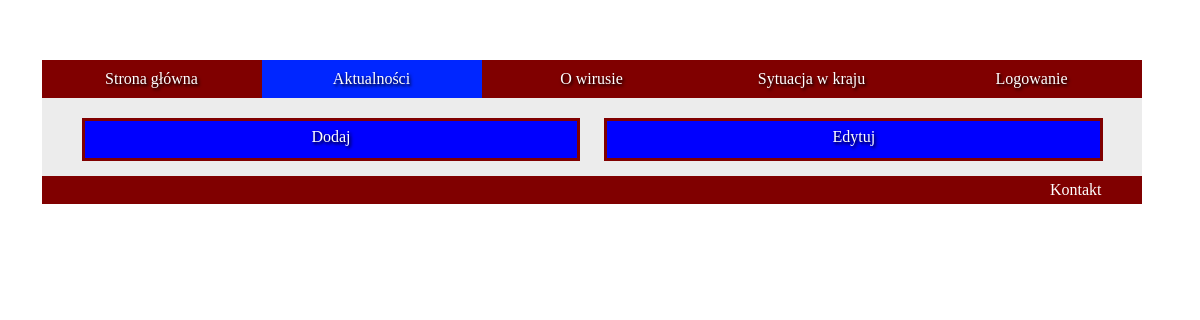
/aktualnoscizalogowanie.php, run on an earlier commit of the app's database.
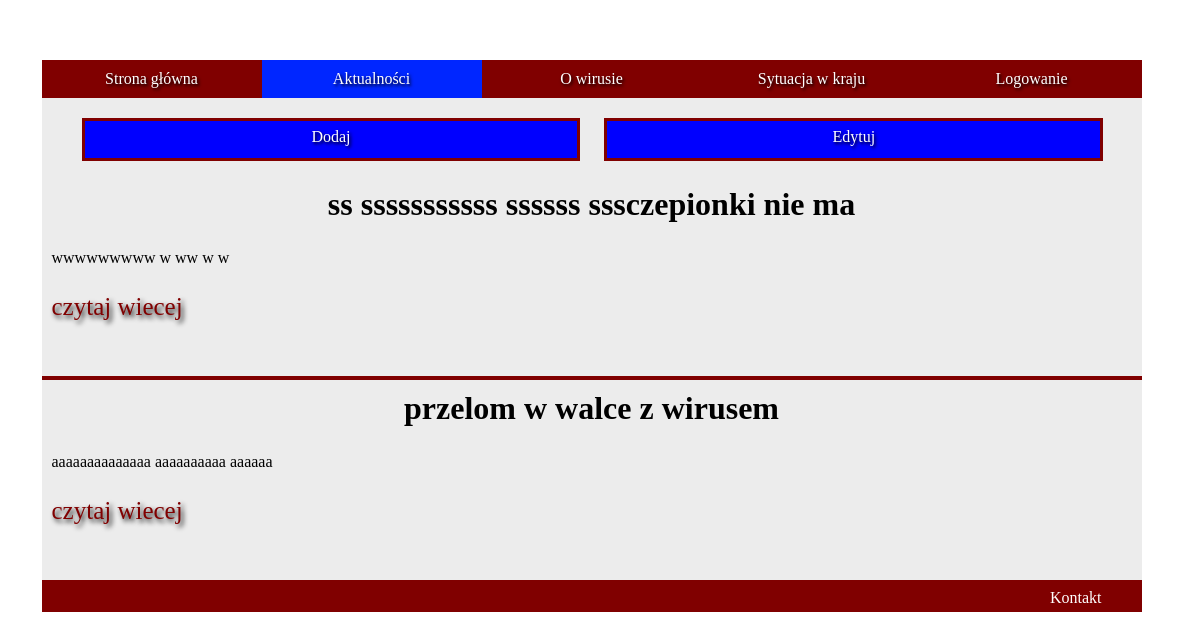
And on a later commit of the database.
### tables this page shows
CREATE TABLE `posty` (
  `post_id` int(11) NOT NULL,
  `tytul` varchar(100) NOT NULL,
  `tekst` varchar(10000) NOT NULL,
  `streszczenie` varchar(150) NOT NULL
);

### aktualnoscizalogowanie.php (the view, shortened to what this page needs)
<!DOCTYPE html>
<html lang="pl">
<head>
    <link rel="stylesheet" href="aktualnosczalogowanie.css">
</head>
<body>
    <nav>
    <ul>
        <li><a href="index.php">Strona główna</a></li>
        <li><a class="menu active" href="aktualnoscizalogowanie.php">Aktualności</a></li>
        <li><a href="Owirusie.php">O wirusie</a></li>
        <li><a href="Sytuacja.php">Sytuacja w kraju</a></li>
        <li> <?php
        if(!isset($_SESSION['zalogowany']))
        {
              echo '<a href="logowanie.html">Logowanie</a>';
        }
        else
        {
            echo '<a href="Wyloguj.php">Wyloguj się '.$_SESSION['login'].'</a>';
        }
        ?></li>
      </ul>
    </nav>
    <div class="lacznik">
        <ul>
            <a href="dodaj.php"><li>Dodaj</li></a>
            <a href="edytuj.php"><li>Edytuj</li></a>
          </ul>
    </div>
    <main>
<?php
        try
    {
        $connect = new PDO('mysql:host=localhost;dbname=projekt', 'root', '');
    }
    catch (PDOException $e)
    {
        echo $e -> getMessage() . "<br/>";
        echo "blad polaczenia bezy danych";
        die();
    }
    $sql = 'SELECT * FROM posty ORDER BY post_id DESC';
    foreach ($connect -> query($sql) as $rows) {
            echo '<div class="contener">';
                echo '<div class="artykul">';
                    echo '<div class="tresc">';
                       echo '<h1 class="trh1">'.$rows['tytul'].'</h1>';
                       echo '<p>'.$rows['streszczenie'].'</p>';
                       echo '<a class="czytaj" href="czytaj.php?id=' . $rows['post_id'] . '">'."czytaj wiecej".'</a><br>';
                    echo '</div>';
               echo '</div>';
        echo '</div>';
         }
         ?>
    </main>
    <footer>Kontakt</footer>
</body>
</html>

What changed in the data, as far as the page shows it:
added posty: tytul "ss sssssssssss ssssss sssczepionki nie ma", streszczenie "wwwwwwwww w ww w w"
added posty: tytul "przelom w walce z wirusem", streszczenie "aaaaaaaaaaaaaa aaaaaaaaaa aaaaaa"
